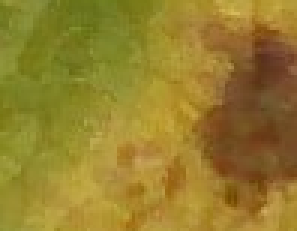
#> input picture imagens_teste/Soja Carijo/DSC_0137_10.png, 99 x 77 px (shown 3 times larger)
$ python -i test2.py   (imports and definitions only)
#> lines starting #> are read from the running program, lines starting #| are printed output that depends on the picture
#> further down, picture is the input picture: shape (77, 99, 3); mean B, G, R 44.6, 126.5, 148.7
import os
import numpy as np
import cv2
import joblib
from skimage.feature import hog
from sklearn.neural_network import MLPClassifier
from sklearn.metrics import accuracy_score
import os
import numpy as np
from sklearn.neural_network import MLPClassifier
from skimage.feature import hog
import cv2
import joblib
import skfuzzy as fuzz
from skfuzzy import membership
from scipy.stats import norm
from skfuzzy import gaussmf, gbellmf
from sklearn.metrics import confusion_matrix


# Carregar o modelo treinado
modelo_arquivo = "modelo_rede_neural.joblib"
# [1 line not run here, left out]

# Diretório com as imagens de teste
diretorio_teste = "./imagens_teste"


# Pesos para os recursos e valores de pertinência fuzzy (valores arbitrários, ajuste conforme necessário)
fuzzy_weights = [0.05, 0.3, 0.05, 0.05, 0.05, 0.05, 0,15]


def extract_features(image):
    image_cin = cv2.cvtColor(image, cv2.COLOR_BGR2GRAY)
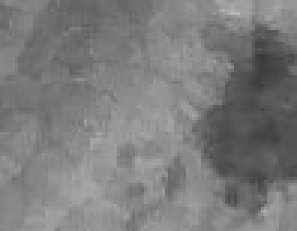
#> image_cin: shape (77, 99) (shown 3 times larger); min 58, max 183, mean 123.8
    resized_image_cin = cv2.resize(image_cin, (64, 64))
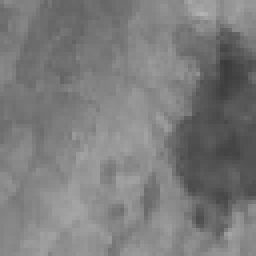
#> resized_image_cin: shape (64, 64) (shown 4 times larger); min 59, max 179, mean 123.7
    resized_image = cv2.resize(image, (64, 64))
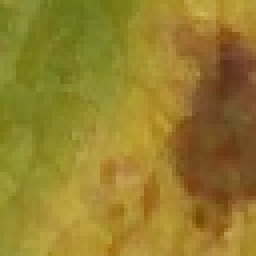
#> resized_image: shape (64, 64, 3) (shown 4 times larger); mean B, G, R 44.4, 126.4, 148.6

    hog_features = hog(resized_image_cin, pixels_per_cell=(8, 8), cells_per_block=(2, 2))
#> hog_features = 1764 values, max 0.333 at index 1188, min 0 at index 500, mean 0.149

    # Converter a imagem para o espaço de cores HSV
    hsv_image = cv2.cvtColor(resized_image, cv2.COLOR_BGR2HSV)
#> hsv_image: shape (64, 64, 3); mean H, S, V 23.6, 179.8, 149.6

    # Extrair histograma de cores dos canais H, S e V da imagem HSV
    color_hist_features_h = cv2.calcHist([hsv_image], [0], None, [256], [0, 256])
#> color_hist_features_h = 256 values, max 329 at index 23, min 0 at index 0, mean 16
    color_hist_features_s = cv2.calcHist([hsv_image], [1], None, [256], [0, 256])
#> color_hist_features_s = 256 values, max 135 at index 176, min 0 at index 0, mean 16
    color_hist_features_v = cv2.calcHist([hsv_image], [2], None, [256], [0, 256])
#> color_hist_features_v = 256 values, max 85 at index 174, min 0 at index 0, mean 16

    # Normalizar os histogramas de cores
    color_hist_features_h = cv2.normalize(color_hist_features_h, color_hist_features_h).flatten()
#> color_hist_features_h = 256 values, max 0.349 at index 23, min 0 at index 0, mean 0.017
    color_hist_features_s = cv2.normalize(color_hist_features_s, color_hist_features_s).flatten()
#> color_hist_features_s = 256 values, max 0.225 at index 176, min 0 at index 0, mean 0.0267
    color_hist_features_v = cv2.normalize(color_hist_features_v, color_hist_features_v).flatten()
#> color_hist_features_v = 256 values, max 0.187 at index 174, min 0 at index 0, mean 0.0352

    color_hist_features_r = cv2.calcHist([resized_image], [0], None, [256], [0, 256])
#> color_hist_features_r = 256 values, max 148 at index 48, min 0 at index 0, mean 16
    color_hist_features_g = cv2.calcHist([resized_image], [1], None, [256], [0, 256])
#> color_hist_features_g = 256 values, max 120 at index 138, min 0 at index 0, mean 16
    color_hist_features_b = cv2.calcHist([resized_image], [2], None, [256], [0, 256])
#> color_hist_features_b = 256 values, max 85 at index 174, min 0 at index 0, mean 16

    color_hist_features_r = cv2.normalize(color_hist_features_r, color_hist_features_r).flatten()
#> color_hist_features_r = 256 values, max 0.237 at index 48, min 0 at index 0, mean 0.0257
    color_hist_features_g = cv2.normalize(color_hist_features_g, color_hist_features_g).flatten()
#> color_hist_features_g = 256 values, max 0.236 at index 138, min 0 at index 0, mean 0.0315
    color_hist_features_b = cv2.normalize(color_hist_features_b, color_hist_features_b).flatten()
#> color_hist_features_b = 256 values, max 0.188 at index 174, min 0 at index 0, mean 0.0353

    # [9 lines of commented-out code are left out]
    features = {
        'hog': hog_features,
        'color_hist_h': color_hist_features_h,
        'color_hist_s': color_hist_features_s,
        'color_hist_v': color_hist_features_v,
        'color_hist_r': color_hist_features_r,
        'color_hist_g': color_hist_features_g,
        'color_hist_b': color_hist_features_b,
    }

    return features


# Carregar o modelo treinado a partir do arquivo
modelo_arquivo = "modelo_rede_neural.joblib"
# [1 line not run here, left out]

def calculate_fuzzy_memberships(features, fuzzy_weights):
    fuzzy_memberships = {}

    # HOG feature
    hog_fuzzy = gaussmf(features['hog'], np.mean(features['hog']), np.std(features['hog']))
    fuzzy_memberships['hog'] = hog_fuzzy * fuzzy_weights[0]

    # color_hist_features_h
    color_h_fuzzy = gaussmf(features['color_hist_h'], np.mean(features['color_hist_h']), np.std(features['color_hist_h']))
    fuzzy_memberships['color_hist_h'] = color_h_fuzzy * fuzzy_weights[1]

    # color_hist_features_s
    color_s_fuzzy = gaussmf(features['color_hist_s'], np.mean(features['color_hist_s']), np.std(features['color_hist_s']))
    fuzzy_memberships['color_hist_s'] = color_s_fuzzy * fuzzy_weights[2]

    # color_hist_features_v
    color_v_fuzzy = gaussmf(features['color_hist_v'], np.mean(features['color_hist_v']), np.std(features['color_hist_v']))
    fuzzy_memberships['color_hist_v'] = color_v_fuzzy * fuzzy_weights[3]

    # color_hist_features_r
    color_r_fuzzy = gaussmf(features['color_hist_r'], np.mean(features['color_hist_r']), np.std(features['color_hist_r']))
    fuzzy_memberships['color_hist_r'] = color_r_fuzzy * fuzzy_weights[4]

    # color_hist_features_g
    color_g_fuzzy = gaussmf(features['color_hist_g'], np.mean(features['color_hist_g']), np.std(features['color_hist_g']))
    fuzzy_memberships['color_hist_g'] = color_g_fuzzy * fuzzy_weights[5]

    # color_hist_features_b
    color_b_fuzzy = gaussmf(features['color_hist_b'], np.mean(features['color_hist_b']), np.std(features['color_hist_b']))
    fuzzy_memberships['color_hist_b'] = color_b_fuzzy * fuzzy_weights[6]

    return fuzzy_memberships


import os
import numpy as np
import cv2
import joblib
from skimage.feature import hog
from sklearn.neural_network import MLPClassifier
from sklearn.metrics import accuracy_score, confusion_matrix, precision_score, recall_score, f1_score, classification_report

# Carregar o modelo treinado
modelo_arquivo = "modelo_rede_neural.joblib"
# [1 line not run here, left out]

# Diretório com as imagens de teste
diretorio_teste = "./imagens_teste"

X_test = []
y_test = []

# Loop sobre as subpastas, cada uma representando uma classe
# [25 lines not run here, left out]

# Converter para arrays numpy
X_test = np.array(X_test)
y_test = np.array(y_test)

# Prever classes para as imagens de teste
# [1 line that did not run here, left out]

# Calcular a acurácia usando a função accuracy_score
# [1 line that did not run here, left out]
# [1 line not run here, left out]

# Calcular a matriz de confusão
# [1 line that did not run here, left out]
# [2 lines not run here, left out]

# Calcular a precisão (Precision)
# [1 line that did not run here, left out]
# [1 line not run here, left out]

# Calcular o recall (Recall)
# [1 line that did not run here, left out]
# [1 line not run here, left out]

# Calcular o F1-Score
# [1 line that did not run here, left out]
# [1 line not run here, left out]

# Imprimir o relatório de classificação
# [1 line that did not run here, left out]
# [2 lines not run here, left out]

>>> import cv2
>>> picture = cv2.imread('imagens_teste/Soja Carijo/DSC_0137_10.png')
>>> result = extract_features(picture)
#> result = 7 items

$ run again, on imagens_teste/Soja Crestamento/DSC_0040_12.png
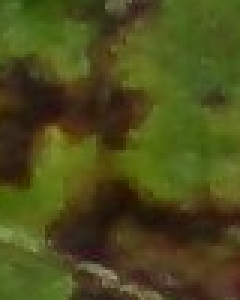
#> input picture imagens_teste/Soja Crestamento/DSC_0040_12.png, 80 x 100 px (shown 3 times larger)
#> picture is the input picture: shape (100, 80, 3); mean B, G, R 26.9, 76.3, 75.6
#> in extract_features, `resized_image_cin = cv2.resize(image_cin, (64, 64))`:
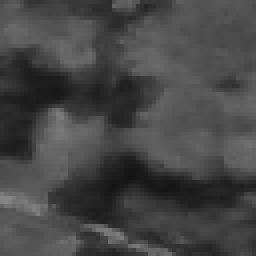
#> resized_image_cin: shape (64, 64) (shown 4 times larger); min 19, max 136, mean 70.4
#> in extract_features, `resized_image = cv2.resize(image, (64, 64))`:
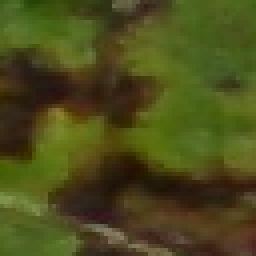
#> resized_image: shape (64, 64, 3) (shown 4 times larger); mean B, G, R 26.7, 76.2, 75.5
#> hog_features = 1764 values, max 0.343 at index 1210, min 0 at index 17, mean 0.138
#> hsv_image: shape (64, 64, 3); mean H, S, V 28.2, 173, 83.7
#> in extract_features, `color_hist_features_h = cv2.calcHist([hsv_image], [0], None, [256], [0..`: color_hist_features_h = 256 values, max 260 at index 38, min 0 at index 46, mean 16
#> in extract_features, `color_hist_features_s = cv2.calcHist([hsv_image], [1], None, [256], [0..`: color_hist_features_s = 256 values, max 89 at index 168, min 0 at index 0, mean 16
#> in extract_features, `color_hist_features_v = cv2.calcHist([hsv_image], [2], None, [256], [0..`: color_hist_features_v = 256 values, max 109 at index 103, min 0 at index 0, mean 16
#> in extract_features, `color_hist_features_h = cv2.normalize(color_hist_features_h, color_his..`: color_hist_features_h = 256 values, max 0.336 at index 38, min 0 at index 46, mean 0.0207
#> in extract_features, `color_hist_features_s = cv2.normalize(color_hist_features_s, color_his..`: color_hist_features_s = 256 values, max 0.213 at index 168, min 0 at index 0, mean 0.0383
#> in extract_features, `color_hist_features_v = cv2.normalize(color_hist_features_v, color_his..`: color_hist_features_v = 256 values, max 0.231 at index 103, min 0 at index 0, mean 0.0339
#> in extract_features, `color_hist_features_r = cv2.calcHist([resized_image], [0], None, [256]..`: color_hist_features_r = 256 values, max 161 at index 28, min 0 at index 79, mean 16
#> in extract_features, `color_hist_features_g = cv2.calcHist([resized_image], [1], None, [256]..`: color_hist_features_g = 256 values, max 108 at index 103, min 0 at index 0, mean 16
#> in extract_features, `color_hist_features_b = cv2.calcHist([resized_image], [2], None, [256]..`: color_hist_features_b = 256 values, max 112 at index 85, min 0 at index 0, mean 16
#> in extract_features, `color_hist_features_r = cv2.normalize(color_hist_features_r, color_his..`: color_hist_features_r = 256 values, max 0.241 at index 28, min 0 at index 79, mean 0.0239
#> in extract_features, `color_hist_features_g = cv2.normalize(color_hist_features_g, color_his..`: color_hist_features_g = 256 values, max 0.242 at index 103, min 0 at index 0, mean 0.0358
#> in extract_features, `color_hist_features_b = cv2.normalize(color_hist_features_b, color_his..`: color_hist_features_b = 256 values, max 0.214 at index 85, min 0 at index 0, mean 0.0305
#> result = 7 items

$ run again, on imagens_teste/Soja Crestamento/DSC_0040_13.png
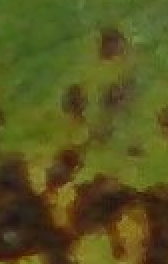
#> input picture imagens_teste/Soja Crestamento/DSC_0040_13.png, 84 x 132 px (shown 2 times larger)
#> picture is the input picture: shape (132, 84, 3); mean B, G, R 31.1, 86.4, 87.3
#> in extract_features, `resized_image_cin = cv2.resize(image_cin, (64, 64))`:
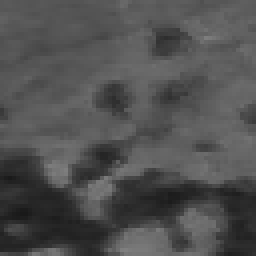
#> resized_image_cin: shape (64, 64) (shown 4 times larger); min 25, max 127, mean 80.3
#> in extract_features, `resized_image = cv2.resize(image, (64, 64))`:
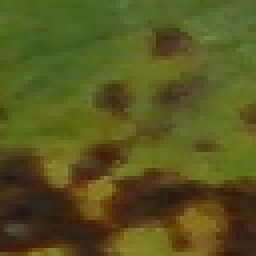
#> resized_image: shape (64, 64, 3) (shown 4 times larger); mean B, G, R 31, 86.3, 87.1
#> hog_features = 1764 values, max 0.345 at index 1516, min 0 at index 70, mean 0.14
#> hsv_image: shape (64, 64, 3); mean H, S, V 28.6, 171.3, 95.1
#> in extract_features, `color_hist_features_h = cv2.calcHist([hsv_image], [0], None, [256], [0..`: color_hist_features_h = 256 values, max 235 at index 40, min 0 at index 1, mean 16
#> in extract_features, `color_hist_features_s = cv2.calcHist([hsv_image], [1], None, [256], [0..`: color_hist_features_s = 256 values, max 93 at index 174, min 0 at index 0, mean 16
#> in extract_features, `color_hist_features_v = cv2.calcHist([hsv_image], [2], None, [256], [0..`: color_hist_features_v = 256 values, max 160 at index 101, min 0 at index 0, mean 16
#> in extract_features, `color_hist_features_h = cv2.normalize(color_hist_features_h, color_his..`: color_hist_features_h = 256 values, max 0.319 at index 40, min 0 at index 1, mean 0.0217
#> in extract_features, `color_hist_features_s = cv2.normalize(color_hist_features_s, color_his..`: color_hist_features_s = 256 values, max 0.205 at index 174, min 0 at index 0, mean 0.0352
#> in extract_features, `color_hist_features_v = cv2.normalize(color_hist_features_v, color_his..`: color_hist_features_v = 256 values, max 0.295 at index 101, min 0 at index 0, mean 0.0295
#> in extract_features, `color_hist_features_r = cv2.calcHist([resized_image], [0], None, [256]..`: color_hist_features_r = 256 values, max 167 at index 31, min 0 at index 0, mean 16
#> in extract_features, `color_hist_features_g = cv2.calcHist([resized_image], [1], None, [256]..`: color_hist_features_g = 256 values, max 155 at index 101, min 0 at index 0, mean 16
#> in extract_features, `color_hist_features_b = cv2.calcHist([resized_image], [2], None, [256]..`: color_hist_features_b = 256 values, max 101 at index 85, min 0 at index 0, mean 16
#> in extract_features, `color_hist_features_r = cv2.normalize(color_hist_features_r, color_his..`: color_hist_features_r = 256 values, max 0.25 at index 31, min 0 at index 0, mean 0.024
#> in extract_features, `color_hist_features_g = cv2.normalize(color_hist_features_g, color_his..`: color_hist_features_g = 256 values, max 0.295 at index 101, min 0 at index 0, mean 0.0305
#> in extract_features, `color_hist_features_b = cv2.normalize(color_hist_features_b, color_his..`: color_hist_features_b = 256 values, max 0.202 at index 85, min 0 at index 0, mean 0.0319
#> result = 7 items

$ run again, on imagens_teste/Soja Ferrugem/DSC_0145_1.png
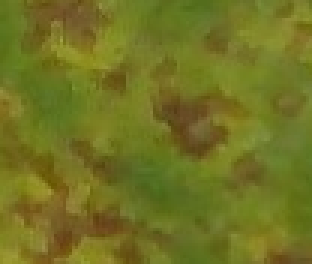
#> input picture imagens_teste/Soja Ferrugem/DSC_0145_1.png, 104 x 88 px (shown 3 times larger)
#> picture is the input picture: shape (88, 104, 3); mean B, G, R 34.4, 115.3, 113.3
#> in extract_features, `resized_image_cin = cv2.resize(image_cin, (64, 64))`:
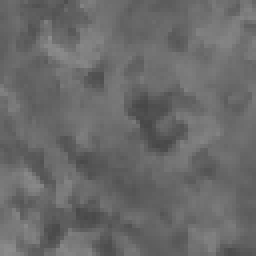
#> resized_image_cin: shape (64, 64) (shown 4 times larger); min 71, max 140, mean 105.4
#> in extract_features, `resized_image = cv2.resize(image, (64, 64))`:
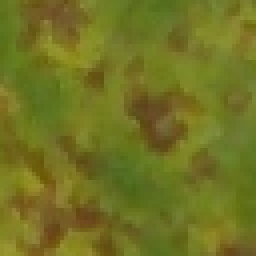
#> resized_image: shape (64, 64, 3) (shown 4 times larger); mean B, G, R 34.3, 115.2, 113.2
#> hog_features = 1764 values, max 0.28 at index 979, min 0 at index 30, mean 0.15
#> hsv_image: shape (64, 64, 3); mean H, S, V 30.7, 182.3, 119.8
#> in extract_features, `color_hist_features_h = cv2.calcHist([hsv_image], [0], None, [256], [0..`: color_hist_features_h = 256 values, max 400 at index 33, min 0 at index 0, mean 16
#> in extract_features, `color_hist_features_s = cv2.calcHist([hsv_image], [1], None, [256], [0..`: color_hist_features_s = 256 values, max 151 at index 182, min 0 at index 0, mean 16
#> in extract_features, `color_hist_features_v = cv2.calcHist([hsv_image], [2], None, [256], [0..`: color_hist_features_v = 256 values, max 183 at index 121, min 0 at index 0, mean 16
#> in extract_features, `color_hist_features_h = cv2.normalize(color_hist_features_h, color_his..`: color_hist_features_h = 256 values, max 0.394 at index 33, min 0 at index 0, mean 0.0158
#> in extract_features, `color_hist_features_s = cv2.normalize(color_hist_features_s, color_his..`: color_hist_features_s = 256 values, max 0.251 at index 182, min 0 at index 0, mean 0.0266
#> in extract_features, `color_hist_features_v = cv2.normalize(color_hist_features_v, color_his..`: color_hist_features_v = 256 values, max 0.276 at index 121, min 0 at index 0, mean 0.0241
#> in extract_features, `color_hist_features_r = cv2.calcHist([resized_image], [0], None, [256]..`: color_hist_features_r = 256 values, max 219 at index 33, min 0 at index 0, mean 16
#> in extract_features, `color_hist_features_g = cv2.calcHist([resized_image], [1], None, [256]..`: color_hist_features_g = 256 values, max 160 at index 121, min 0 at index 0, mean 16
#> in extract_features, `color_hist_features_b = cv2.calcHist([resized_image], [2], None, [256]..`: color_hist_features_b = 256 values, max 136 at index 109, min 0 at index 0, mean 16
#> in extract_features, `color_hist_features_r = cv2.normalize(color_hist_features_r, color_his..`: color_hist_features_r = 256 values, max 0.278 at index 33, min 0 at index 0, mean 0.0203
#> in extract_features, `color_hist_features_g = cv2.normalize(color_hist_features_g, color_his..`: color_hist_features_g = 256 values, max 0.266 at index 121, min 0 at index 0, mean 0.0266
#> in extract_features, `color_hist_features_b = cv2.normalize(color_hist_features_b, color_his..`: color_hist_features_b = 256 values, max 0.229 at index 109, min 0 at index 0, mean 0.0269
#> result = 7 items
